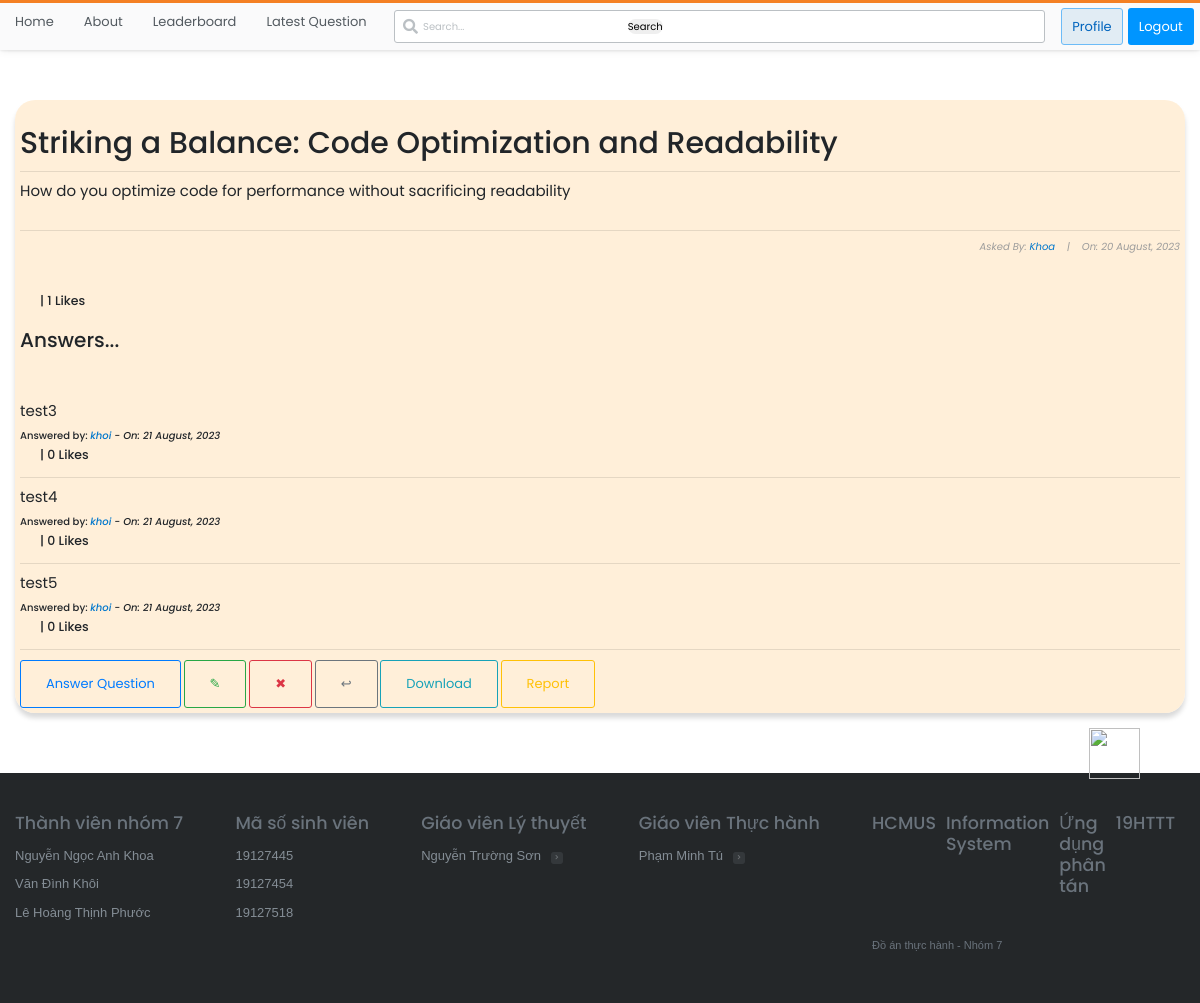
The app's page /questions/39/ (signed in) with its own data.
### stackbase/models.py (models this page shows, shortened)
class Question(models.Model):
    user = models.ForeignKey(User, on_delete=models.CASCADE)
    title = models.CharField(max_length=10000)
    content = RichTextField()
    likes = models.ManyToManyField(User, related_name='question_post')
    date_created = models.DateTimeField(default=timezone.now)
    category = models.ForeignKey(Category, on_delete=models.CASCADE, null=True)
    tags = models.ManyToManyField(Tag, blank=True)
    def total_likes(self):
        return self.likes.count()

class Comment(models.Model):
    question = models.ForeignKey(Question, related_name="comment", on_delete=models.CASCADE)
    name = models.CharField(max_length=1000)
    content = RichTextField()
    date_created = models.DateTimeField(default=timezone.now)
    likes = models.ManyToManyField(User, related_name='comment_likes')
    def total_likes(self):
        return self.likes.count()

### stackbase/views.py (the view)
# urls.py: path('questions/<int:pk>/', views.QuestionDetailView.as_view(), name="question-detail"),
class QuestionDetailView(DetailView):
    model = Question
    def get_context_data(self, *args, **kwargs):
        context = super(QuestionDetailView, self).get_context_data()
        something = get_object_or_404(Question, id=self.kwargs["pk"])
        total_likes = something.total_likes()
        liked = False
        if something.likes.filter(id=self.request.user.id).exists():
            liked = True
        context["total_likes"] = total_likes
        context["liked"] = liked
        return context

### stackbase/templates/stackbase/question_detail.html (shortened to what this page needs)
{% extends 'base.html' %}
{% block content %}
<!DOCTYPE html>
<html lang="en">
<head>
</head>
<body>
    <div class="container">
        <div class="list-question">
            <div class="questions">
                <div class="container" style="background-color: rgba(255, 235, 209, 0.808); padding: 5px; box-shadow: rgba(0, 0, 0, 0.15) 0px 5px 5px 0px; border-radius: 20px;" >
                    <h3 id="fh3">{{question.title}}</h3>
                    <hr>
                    <h6 id="fh6">{{ question.content|safe }}</h6>
                    <hr>
                    <h6 id="fh6" style="font-size: 10px; font-style: italic; color: rgb(155, 155, 155); text-align: right;">Asked By: <a href="{% url 'profile' %}">{{ object.user|title }}</a>&nbsp;&nbsp;&nbsp; |&nbsp;&nbsp;&nbsp; On: {{ object.date_created|date:"j F, Y" }}</h6>
                    <br>
                        <form action="{% url 'stackbase:like_post' object.pk %}" method="POST">
                            {% if user.is_authenticated %}
                                {% if liked %}
                                    <div style="display: flex; align-items: center; margin-left: 10px;">
                                        <button type="submit" name="question_id" value="{{ question.id }}" style="border: none; border-radius: 60px;"><img src="https://image.similarpng.com/very-thumbnail/2020/06/Dislike-icon-transparent-PNG.png" alt="" style="width: 40px;"></button> <h5 style="margin-left: 10px; cursor: pointer;"> |  {{ total_likes }} Likes</h5>
                                    </div>
                                {% else %}
                                    <div style="display: flex; align-items: center; margin-left: 10px;">
                                        <h5 style="margin-left: 10px; cursor: pointer;"> |  {{ total_likes }} Likes</h5>
                                    </div>
                                {% endif %}
                            {% else %}
                                <h5 style="margin-left: 10px; cursor: pointer;"><a href="{% url 'login' %}">Login</a> to Like Question |  {{ total_likes }} Likes</h5>
                            {% endif %}
                        </form>
                    <br>
                    <h2>Answers...</h2> <br><br><br>
                    {% if not question.comment.all %}
                        <h3>No Answers yet... <a href="">Answer Question</a> </h3>
                    {% else %}
                        {% for comment in question.comment.all %}
                            <h3 style="font-weight: normal; font-size: 15px;">{{ comment.content|safe }}</h3>
                            <h3 style="font-size: 10px;">Answered by: <i><a href="">{{ comment.name }}</a> - On: {{ comment.date_created|date:"j F, Y" }}</i></h3>
                            <form action="{% url 'stackbase:like_comment' comment.pk %}" method="POST">
                                {% if user.is_authenticated %}
                                    {% if comment.liked %}
                                        <div style="display: flex; align-items: center; margin-left: 10px;">
                                            <button type="submit" name="question_id" value="{{ question.id }}" style="border: none; border-radius: 60px;"><img src="https://image.similarpng.com/very-thumbnail/2020/06/Dislike-icon-transparent-PNG.png" alt="" style="width: 40px;"></button> <h5 style="margin-left: 10px; cursor: pointer;"> |  {{ comment.total_likes }} Likes</h5>
                                        </div>
                                    {% else %}
                                        <div style="display: flex; align-items: center; margin-left: 10px;">
                                            <h5 style="margin-left: 10px; cursor: pointer;"> |  {{ comment.total_likes }} Likes</h5>
                                        </div>
                                    {% endif %}
                                {% else %}
                                    <h5 style="margin-left: 10px; cursor: pointer;"><a href="{% url 'login' %}">Login</a> to Like Comment |  {{ comment.total_likes }} Likes</h5>
                                {% endif %}
                            </form>
                            <hr>
                        {% endfor %}
                    {% endif %}
                    <a class="btn btn-outline-primary" id="fa" href="{% if user.is_authenticated %}
                    {% url 'stackbase:question-comment' question.id %}
                    {% else %}
                        {% url 'login' %}
                    {% endif %}" style="text-decoration: none;">Answer Question</a>
                    <a style="text-decoration: none; " class="btn btn-outline-success" href="{% url 'stackbase:question-update' question.pk %}">&#x270E;</a>
                    <a style="text-decoration: none; " class="btn btn-outline-danger" href="{% url 'stackbase:question-delete' question.id %}">&#x2716;</a>
                    <a style="text-decoration: none; " class="btn btn-outline-secondary" href="{% url 'stackbase:question-lists' %}">&#x21a9;</a>
                    <form action="{% url 'stackbase:export_question_comments' question.id %}" method="post" style="display: inline;">
                        <button type="submit" class="btn btn-outline-info">Download</button>
                    </form>
                    <a style="text-decoration: none; " class="btn btn-outline-warning" href="{% if user.is_authenticated %}
                    {% url 'stackbase:report-question' question.id %}
                    {% else %}
                    {% url 'login' %}
                    {% endif %}">Report</a>
                </div> <br><br>
                </div> <br>
            </div>
        </div>
        <br>
</body>
</html>
{% endblock content %}

### static/main.css (style rules this page uses)
:root { --white: #fff; --black: #0c0d0e; --orange: #f48024; --yellow: #fbf2d4; --green: #5eba7d; --blue: #0077cc; --powder: #e1ecf4; --red: #d1383d; --black-025: #fafafb; --black-050: #eff0f1; --black-075: #e4e6e8; --black-100: #d6d9dc; --black-150: #c8ccd0; --black-200: #bbc0c4; --black-300: #9fa6ad; --black-350: #9199a1; --black-400: #848d95; --black-500: #6a737c; --black-600: #535a60; --black-700: #3c4146; --black-750: #2f3337; --black-800: #242729; --black-900: #0c0d0e; --orange-050: #fff7f2; --orange-100: #fee3cf; --orange-200: #fcd0ad; --orange-300: #f7aa6d; --orange-400: #f48024; --orange-500: #f2720c; --orange-600: #da670b; --orange-700: #bd5c00; --orange-800: #a35200; --orange-900: #874600; --blue-050: #f2f9ff; --blue-100: #cfeafe; --blue-200: #addafc; --blue-300: #6cbbf7; --blue-400: #379fef; --blue-500: #0095ff; --blue-600: #0077cc; --blue-700: #0064bd; --blue-800: #0054a3; --blue-900: #004487; --powder-050: #f4f8fb; --powder-100: #e1ecf4; --powder-200: #d1e5f1; --powder-300: #b3d3ea; --powder-400: #a0c7e4; --powder-500: #7aa7c7; --powder-600: #5b8db1; --powder-700: #39739d; --powder-800: #2c5777; --powder-900: #1e3c52; --green-025: #eef8f1; --green-050: #dcf0e2; --green-100: #cae8d4; --green-200: #a6d9b7; --green-300: #82ca9a; --green-400: #5eba7d; --green-500: #48a868; --green-600: #3d8f58; --green-700: #2f6f44; --green-800: #29603b; --green-900: #1e472c; --yellow-050: #fdf7e3; --yellow-100: #fbf2d4; --yellow-200: #f1e5bc; --yellow-300: #e6d178; --yellow-400: #e9c63f; --yellow-500: #ddb624; --yellow-600: #cea51b; --yellow-700: #b89516; --yellow-800: #9f8010; --yellow-900: #826a0b; --red-050: #fdf3f4; --red-100: #f9d3d7; --red-200: #f4b4bb; --red-300: #e87c87; --red-400: #de535e; --red-500: #d1383d; --red-600: #c02d2e; --red-700: #ac2726; --red-800: #942121; --red-900: #7a1819; --gold: #ffcc01; --gold-lighter: #fff4d1; --gold-darker: #f1b600; --silver: #b4b8bc; --silver-lighter: #e8e8e8; --silver-darker: #9a9c9f; --bronze: #caa789; --bronze-lighter: #f2e9e1; --bronze-darker: #ab825f; --fc-dark: #0c0d0e; --fc-medium: #3c4146; --fc-light: #6a737c; --focus-ring: rgba(0,149,255,0.15); --focus-ring-success: rgba(166,217,183,0.4); --focus-ring-warning: rgba(233,198,63,0.4); --focus-ring-error: rgba(192,45,46,0.15); --focus-ring-muted: rgba(36,39,41,0.1); --bs-sm: 0 1px 2px rgba(0,0,0,0.05),0 1px 4px rgba(0,0,0,0.05),0 2px 8px rgba(0,0,0,0.05); --bs-md: 0 1px 3px rgba(0,0,0,0.06),0 2px 6px rgba(0,0,0,0.06),0 3px 8px rgba(0,0,0,0.09); --bs-lg: 0 1px 4px rgba(0,0,0,0.09),0 3px 8px rgba(0,0,0,0.09),0 4px 13px rgba(0,0,0,0.13); --scrollbar: rgba(0,0,0,0.2); --highlight-bg: #f6f6f6; --highlight-color: #2f3337; --highlight-comment: #656e77; --highlight-punctuation: var(--black-600); --highlight-namespace: #b75501; --highlight-attribute: #015692; --highlight-literal: #b75501; --highlight-symbol: #803378; --highlight-keyword: #015692; --highlight-variable: #54790d; --highlight-addition: #2f6f44; --highlight-deletion: #c02d2e; --dark-blue:#2b2d6e; --magnolia:#f7f6f9; }
*, *::before, *::after { margin: 0; padding: 0; box-sizing: border-box; }
html { font-family: Arial, "Helvetica Neue", Helvetica, sans-serif; font-size: 10px; color: var(--black-800); }
.container { width: 100%; max-width: 126.4rem; margin: 0 auto; padding: 0 1.5rem; }
a { text-decoration: none; color: var(--blue-600); cursor: pointer; }
.btn { text-align: center; font-size: 1.3rem; border-radius: 3px; transition: all 0.5s; padding: 1.3rem 2.5rem; }

### stackbase/templates/stackbase/question_detail.html (style rules this page uses)
body { margin-top: 100px; font-family: 'Poppins', sans-serif; }
#fh3 { text-align: center; font-size: 30px; padding-top: 20px; text-align: left; }
#fh6 { text-align: left; font-size: 15px; padding-bottom: 20px; font-weight: normal; }

### records on screen
Question: title "Striking a Balance: Code Optimization and Readability", content "How do you optimize code for performance without sacrificing readability", user "Khoa", date_created "20 August, 2023"
Comment: content "test3", name "khoi", date_created "21 August, 2023", total_likes "0"
Comment: content "test4", name "khoi", date_created "21 August, 2023", total_likes "0"
Comment: content "test5", name "khoi", date_created "21 August, 2023", total_likes "0"

### other values on screen
{{ total_likes }} "1"
